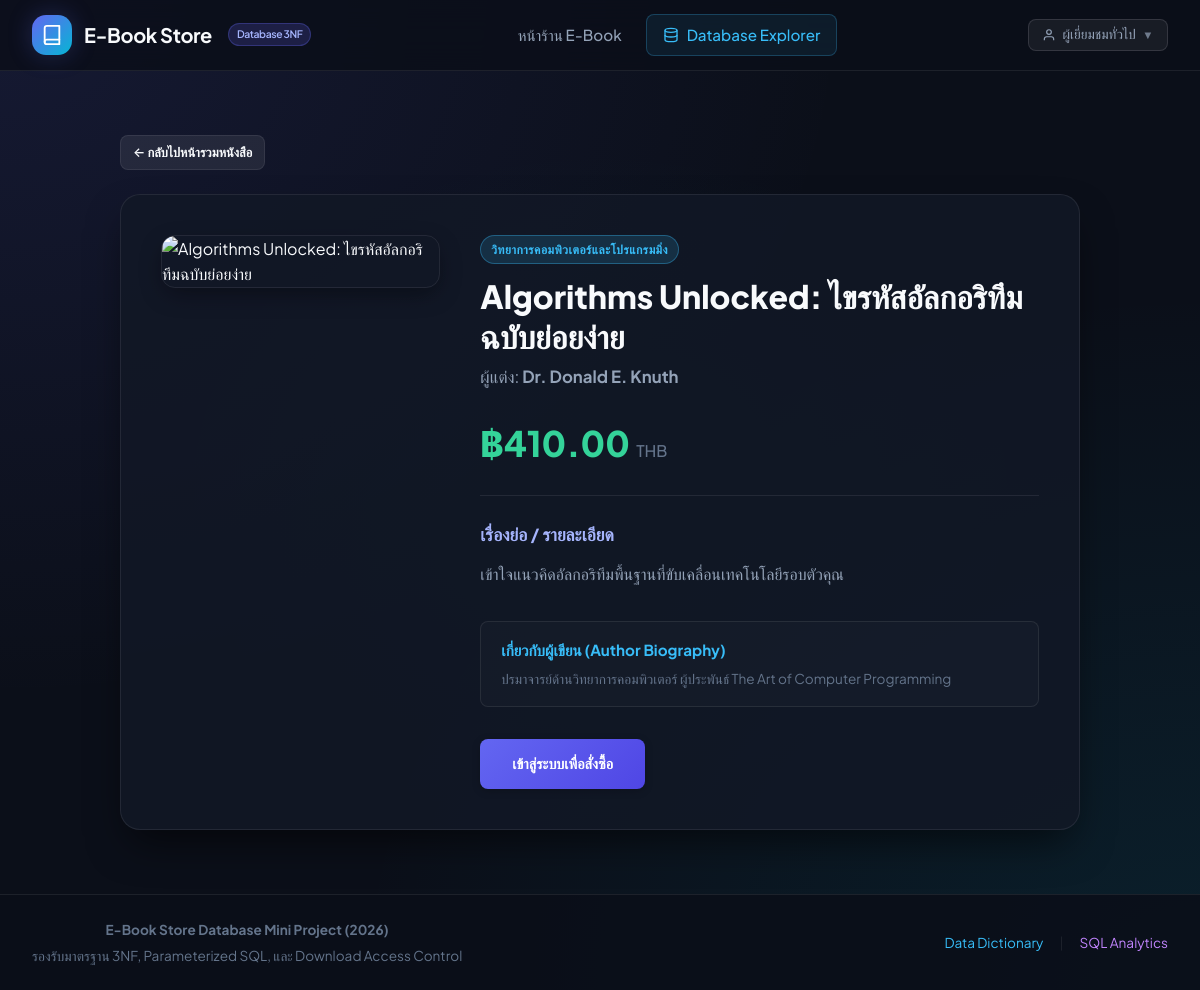
Page /ebook/15 on the committed database.
### tables this page shows
CREATE TABLE categories (
    category_id INTEGER PRIMARY KEY AUTOINCREMENT,
    name TEXT NOT NULL UNIQUE,
    description TEXT
);

CREATE TABLE ebooks (
    ebook_id INTEGER PRIMARY KEY AUTOINCREMENT,
    category_id INTEGER NOT NULL,
    author_id INTEGER NOT NULL,
    title TEXT NOT NULL,
    description TEXT,
    price REAL NOT NULL CHECK (price >= 0.00),
    cover_image_url TEXT,
    file_download_url TEXT NOT NULL,
    is_active INTEGER NOT NULL DEFAULT 1 CHECK (is_active IN (0, 1)),
    created_at DATETIME NOT NULL DEFAULT CURRENT_TIMESTAMP,
    FOREIGN KEY (category_id) REFERENCES categories(category_id) ON DELETE RESTRICT,
    FOREIGN KEY (author_id) REFERENCES authors(author_id) ON DELETE RESTRICT
);

CREATE TABLE authors (
    author_id INTEGER PRIMARY KEY AUTOINCREMENT,
    name TEXT NOT NULL,
    biography TEXT
);

### app.py (the view)
@app.route("/ebook/<int:ebook_id>")
def ebook_detail(ebook_id):
    conn = get_db_connection()
    ebook = conn.execute("""
        SELECT b.*, c.name AS category_name, a.name AS author_name, a.biography AS author_bio
        FROM ebooks b
        JOIN categories c ON b.category_id = c.category_id
        JOIN authors a ON b.author_id = a.author_id
        WHERE b.ebook_id = ?
    """, (ebook_id,)).fetchone()
    conn.close()
    if not ebook:
        flash("ไม่พบข้อมูลหนังสือที่ระบุ", "warning")
        return redirect(url_for("index"))
    return render_template("ebook_detail.html", ebook=dict(ebook))

### app.py (called while the page is built, shortened)
@app.context_processor
def inject_global_data():
    current_user = None
    cart_count = 0
    demo_users = []
    try:
        conn = get_db_connection()
        demo_rows = conn.execute("""
            SELECT u.user_id, u.full_name, u.email, r.role_name
            FROM users u
            JOIN roles r ON u.role_id = r.role_id
            ORDER BY u.role_id ASC, u.user_id ASC
            LIMIT 6
        """).fetchall()
        demo_users = [dict(u) for u in demo_rows]
        conn.close()
    except Exception as e:
        print(f"[DB CONTEXT PROCESSOR NOTICE]: {e}")
    return {
        "current_user": current_user,
        "cart_count": cart_count,
        "demo_users": demo_users
    }

### database/db.py (called while the page is built)
def get_database_engine():
    db_type = os.getenv("DB_TYPE", "").strip().lower()
    db_url = os.getenv("DATABASE_URL", "").strip().lower()
    if db_type in ["postgres", "postgresql"] or db_url.startswith("postgres://") or db_url.startswith("postgresql://"):
        return "postgres"
    if db_type == "mysql" or db_url.startswith("mysql"):
        return "mysql"
    if os.getenv("PGHOST") or os.getenv("POSTGRES_HOST"):
        return "postgres"
    if os.getenv("MYSQL_HOST") or os.getenv("MYSQL_DATABASE"):
        return "mysql"
    return "sqlite"

def get_db_connection():
    engine = get_database_engine()
    if engine == "postgres":
        return _get_postgres_connection()
    if engine == "mysql":
        return _get_mysql_connection()
    conn = sqlite3.connect(DB_PATH)
    conn.execute("PRAGMA foreign_keys = ON;")
    conn.row_factory = sqlite3.Row
    return conn

### templates/ebook_detail.html (shortened to what this page needs)
{% extends "base.html" %}
{% block content %}
<div style="max-width: 960px; margin: 2rem auto;">
    <a href="{{ url_for('index') }}" class="btn btn-secondary btn-sm" style="margin-bottom: 1.5rem;">
        &larr; กลับไปหน้ารวมหนังสือ
    </a>
    <div style="display: grid; grid-template-columns: 1fr 2fr; gap: 2.5rem; background: var(--bg-card); border: 1px solid var(--border-color); border-radius: var(--radius-lg); padding: 2.5rem; box-shadow: var(--shadow-lg);">
        <div>
            <img src="{{ ebook.cover_image_url or 'https://images.unsplash.com/photo-1544716278-ca5e3f4abd8c?w=400&q=80' }}"
                 alt="{{ ebook.title }}"
                 style="width: 100%; border-radius: var(--radius-md); box-shadow: var(--shadow-md); border: 1px solid var(--border-color);"
                 onerror="this.src='https://images.unsplash.com/photo-1544716278-ca5e3f4abd8c?w=400&q=80'">
        </div>
        <div>
            <span class="badge badge-customer" style="margin-bottom: 0.75rem;">{{ ebook.category_name }}</span>
            <h1 style="font-size: 2rem; font-weight: 800; margin-bottom: 0.5rem; line-height: 1.25;">{{ ebook.title }}</h1>
            <p style="color: var(--text-secondary); margin-bottom: 1.5rem; font-size: 1.05rem;">
                ผู้แต่ง: <strong>{{ ebook.author_name }}</strong>
            </p>
            <div style="font-size: 2.2rem; font-weight: 800; color: #34d399; margin-bottom: 1.5rem;">
                ฿{{ "%.2f"|format(ebook.price) }}
                <span style="font-size: 1rem; color: var(--text-muted); font-weight: 500;">THB</span>
            </div>
            <div style="margin-bottom: 2rem; border-top: 1px solid var(--border-color); padding-top: 1.5rem;">
                <h3 style="font-size: 1.1rem; margin-bottom: 0.75rem; color: #a5b4fc;">เรื่องย่อ / รายละเอียด</h3>
                <p style="color: var(--text-secondary); line-height: 1.8;">
                    {{ ebook.description or 'หนังสือดิจิทัลเพื่อการเรียนรู้และพัฒนาทักษะ' }}
                </p>
            </div>
            {% if ebook.author_bio %}
            <div style="margin-bottom: 2rem; background: rgba(255, 255, 255, 0.02); border: 1px solid var(--border-color); border-radius: var(--radius-sm); padding: 1rem 1.25rem;">
                <h4 style="font-size: 0.95rem; color: #38bdf8; margin-bottom: 0.35rem;">เกี่ยวกับผู้เขียน (Author Biography)</h4>
                <p style="font-size: 0.85rem; color: var(--text-muted);">{{ ebook.author_bio }}</p>
            </div>
            {% endif %}
            <div style="display: flex; gap: 1rem; align-items: center;">
                {% if current_user %}
                <form action="{{ url_for('add_to_cart', ebook_id=ebook.ebook_id) }}" method="POST" style="margin: 0;">
                    <button type="submit" class="btn btn-primary" style="padding: 0.85rem 2rem; font-size: 1.05rem;">
                        <svg width="18" height="18" viewBox="0 0 24 24" fill="none" stroke="currentColor" stroke-width="2"><circle cx="9" cy="21" r="1"></circle><circle cx="20" cy="21" r="1"></circle><path d="M1 1h4l2.68 13.39a2 2 0 0 0 2 1.61h9.72a2 2 0 0 0 2-1.61L23 6H6"></path></svg>
                        เพิ่มลงในตะกร้าสินค้า
                    </button>
                </form>
                {% else %}
                <a href="{{ url_for('login') }}" class="btn btn-primary" style="padding: 0.85rem 2rem;">
                    เข้าสู่ระบบเพื่อสั่งซื้อ
                </a>
                {% endif %}
            </div>
        </div>
    </div>
</div>
{% endblock %}

### static/css/style.css (style rules this page uses)
:root { --font-sans: 'Plus Jakarta Sans', 'Prompt', -apple-system, BlinkMacSystemFont, sans-serif; --font-mono: 'JetBrains Mono', monospace; --bg-main: #0b0f19; --bg-card: rgba(18, 24, 38, 0.85); --bg-card-hover: rgba(28, 36, 56, 0.95); --bg-glass: rgba(255, 255, 255, 0.04); --border-color: rgba(255, 255, 255, 0.08); --border-focus: #6366f1; --text-primary: #f8fafc; --text-secondary: #94a3b8; --text-muted: #64748b; --primary: #6366f1; --primary-hover: #4f46e5; --primary-glow: rgba(99, 102, 241, 0.25); --accent-cyan: #06b6d4; --accent-emerald: #10b981; --accent-amber: #f59e0b; --accent-rose: #f43f5e; --radius-sm: 8px; --radius-md: 14px; --radius-lg: 20px; --radius-full: 9999px; --shadow-sm: 0 2px 8px rgba(0, 0, 0, 0.2); --shadow-md: 0 8px 24px -4px rgba(0, 0, 0, 0.4); --shadow-lg: 0 20px 40px -10px rgba(0, 0, 0, 0.6); --shadow-glow: 0 0 25px var(--primary-glow); --transition-fast: 0.15s ease; --transition-normal: 0.25s cubic-bezier(0.4, 0, 0.2, 1); }
* { box-sizing: border-box; margin: 0; padding: 0; }
body { font-family: var(--font-sans); background-color: var(--bg-main); background-image: radial-gradient(at 0% 0%, rgba(99, 102, 241, 0.12) 0px, transparent 50%), radial-gradient(at 100% 100%, rgba(6, 182, 212, 0.10) 0px, transparent 50%), radial-gradient(at 50% 50%, rgba(16, 185, 129, 0.05) 0px, transparent 50%); background-attachment: fixed; color: var(--text-primary); min-height: 100vh; display: flex; flex-direction: column; line-height: 1.6; -webkit-font-smoothing: antialiased; }
.btn { display: inline-flex; align-items: center; justify-content: center; gap: 0.5rem; padding: 0.65rem 1.25rem; font-size: 0.9rem; font-weight: 600; border-radius: var(--radius-sm); cursor: pointer; text-decoration: none; transition: var(--transition-normal); border: none; }
.btn-primary { background: linear-gradient(135deg, var(--primary), var(--primary-hover)); color: white; box-shadow: var(--shadow-sm); }
.btn-secondary { background: rgba(255, 255, 255, 0.08); color: var(--text-primary); border: 1px solid var(--border-color); }
.btn-sm { padding: 0.4rem 0.75rem; font-size: 0.8rem; }
.badge { display: inline-flex; align-items: center; gap: 0.35rem; padding: 4px 10px; border-radius: var(--radius-full); font-size: 0.75rem; font-weight: 600; text-transform: uppercase; letter-spacing: 0.04em; }
.badge-customer { background: rgba(56, 189, 248, 0.15); color: #38bdf8; border: 1px solid rgba(56, 189, 248, 0.35); }

### rows in the picture
categories: category_name "วิทยาการคอมพิวเตอร์และโปรแกรมมิ่ง"
ebooks: title "Algorithms Unlocked: ไขรหัสอัลกอริทึมฉบับย่อยง่าย", price "410.00", description "เข้าใจแนวคิดอัลกอริทึมพื้นฐานที่ขับเคลื่อนเทคโนโลยีรอบตัวคุณ"
authors: author_name "Dr. Donald E. Knuth", author_bio "ปรมาจารย์ด้านวิทยาการคอมพิวเตอร์ ผู้ประพันธ์ The Art of Computer Programming"
